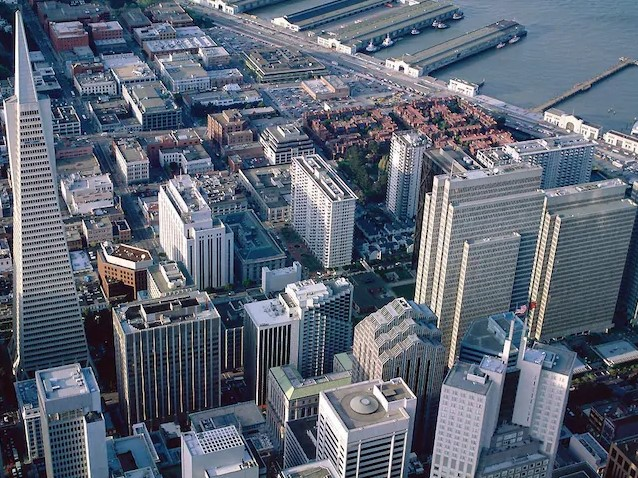
#> input picture Image Warping/media/sphere.jpg, 638 x 478 px
$ python sphere.py   (older library calls are emulated)
#> lines starting #> are read from the running program, lines starting #| are printed output that depends on the picture
import numpy as np
from cv2 import cv2
from math import sin, cos, asin, atan, pi, sqrt, floor, ceil
import matplotlib.pyplot as plt


source = 'media/sphere.jpg'


def bilinear(x, y, source_img):
    f11 = source_img[floor(y), floor(x), :]
    f12 = source_img[ceil(y), floor(x), :]
    f21 = source_img[floor(y), ceil(x), :]
    f22 = source_img[floor(y), floor(x), :]
    mat1 = np.array([ceil(x) - x, x - floor(x)])
    mat2 = np.array([[f11, f12], [f21, f22]])
    mat3 = np.array([ceil(y) - y, y - floor(y)])
    if ceil(x) == floor(x) and ceil(y) == floor(y):
        f = f11
    elif ceil(x) == floor(x):
        f = f11*(ceil(y) - y)/(ceil(y)-floor(y)) + f12*(y-floor(y))/(ceil(y)-floor(y))
    elif ceil(y) == floor(y):
        f = f11*(ceil(x) - x)/(ceil(x)-floor(x)) + f21*(x-floor(x))/(ceil(x)-floor(x))
    else:
        f = np.array([
            mat1.dot(mat2[:, :, 0]).dot(mat3)/((ceil(x) - floor(x))*(ceil(y) - floor(y))),
            mat1.dot(mat2[:, :, 1]).dot(mat3)/((ceil(x) - floor(x))*(ceil(y) - floor(y))),
            mat1.dot(mat2[:, :, 2]).dot(mat3)/((ceil(x) - floor(x))*(ceil(y) - floor(y))),
        ])
    return f


def main():
    source_img = cv2.imread(source)
#> source_img is the input picture: shape (478, 638, 3); mean B, G, R 117.2, 102.7, 94.3

    target_size = min(np.array(source_img.shape)[:2])
#> target_size = 478
    rho0 = target_size / 2
#> rho0 = 239
    d0 = max(np.array(source_img.shape)[:2]) / 2
#> d0 = 319

    source_heigth = source_img.shape[0]
#> source_heigth = 478
    source_width = source_img.shape[1]
#> source_width = 638
    source_center = [source_heigth / 2, source_width / 2]
#> source_center = [239, 319]

    target_img = np.zeros((target_size, target_size, 3))
    for i in range(target_size):
        for j in range(target_size):
            distance_square = pow(i - rho0, 2) + pow(j - rho0, 2)
            if(distance_square <= pow(rho0, 2)):
                rho = sqrt(distance_square)
                theta = atan((i - rho0)/(j - rho0 + 1e-8))
                phi = asin(rho/rho0)
                d = (2 * d0 * phi) / pi
                r_in = d * sin(theta)
                c_in = d * cos(theta)

                if j - rho0 < 0:
                    # i_in, j_in = round(source_center[0] - r_in), round(source_center[1] - c_in)
                    i_in, j_in = source_center[0] - r_in, source_center[1] - c_in
                    if(i_in < 0 or i_in > source_heigth - 1 or j_in < 0 or j_in > source_width - 1):
                        target_img[i, j, :] = [128, 128, 128]
                        continue
                    else:
                        # target_img[i, j, :] = source_img[i_in.astype(np.int), j_in.astype(np.int), :] # without bilinear
                        target_img[i, j, :] = bilinear(j_in, i_in, source_img)
                else:
                    # i_in, j_in = round(source_center[0] + r_in), round(source_center[1] + c_in)
                    i_in, j_in = source_center[0] + r_in, source_center[1] + c_in
                    if(i_in < 0 or i_in > source_heigth -1 or j_in < 0 or j_in > source_width - 1):
                        target_img[i, j, :] = [128, 128, 128]
                        continue
                    else:
                        # target_img[i, j, :] = source_img[i_in.astype(np.int), j_in.astype(np.int), :] # without bilinear
                        target_img[i, j, :] = bilinear(j_in, i_in, source_img)
#> this loop made 478 passes
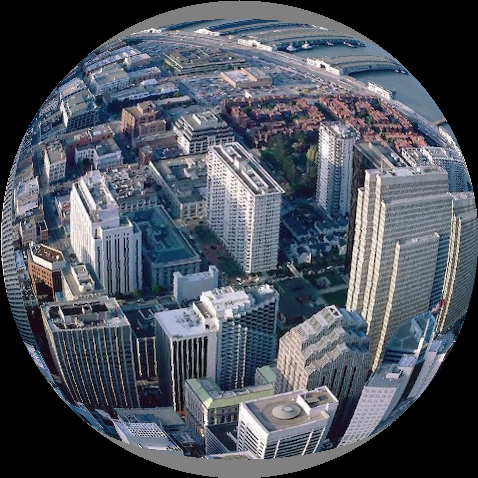
#> target_img: shape (478, 478, 3) float64; mean B, G, R 93.7, 83.6, 78

    target_img = target_img.astype(np.uint8)
    cv2.imwrite('results/sphere.png', target_img)
    cv2.imshow('Sphere Warping', target_img)
    cv2.waitKey()
    cv2.destroyAllWindows()


if __name__ == '__main__':
    main()
